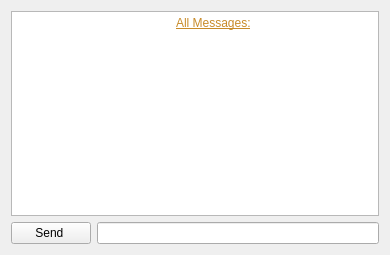
<?xml version="1.0" encoding="UTF-8"?>
<ui version="4.0">
 <class>Widget</class>
 <widget class="QWidget" name="Widget">
  <property name="geometry">
   <rect>
    <x>0</x>
    <y>0</y>
    <width>390</width>
    <height>255</height>
   </rect>
  </property>
  <property name="windowTitle">
   <string>Widget</string>
  </property>
  <layout class="QVBoxLayout" name="verticalLayout_2">
   <item>
    <layout class="QVBoxLayout" name="verticalLayout">
     <item>
      <widget class="QTextEdit" name="allMessages">
       <property name="html">
        <string>&lt;!DOCTYPE HTML PUBLIC &quot;-//W3C//DTD HTML 4.0//EN&quot; &quot;http://www.w3.org/TR/REC-html40/strict.dtd&quot;&gt;
&lt;html&gt;&lt;head&gt;&lt;meta name=&quot;qrichtext&quot; content=&quot;1&quot; /&gt;&lt;meta charset=&quot;utf-8&quot; /&gt;&lt;style type=&quot;text/css&quot;&gt;
p, li { white-space: pre-wrap; }
hr { height: 1px; border-width: 0; }
li.unchecked::marker { content: &quot;\2610&quot;; }
li.checked::marker { content: &quot;\2612&quot;; }
&lt;/style&gt;&lt;/head&gt;&lt;body style=&quot; font-family:'Segoe UI'; font-size:9pt; font-weight:400; font-style:normal;&quot;&gt;
&lt;p style=&quot; margin-top:0px; margin-bottom:0px; margin-left:0px; margin-right:0px; -qt-block-indent:0; text-indent:0px;&quot;&gt;		&lt;span style=&quot; text-decoration: underline; color:#c88b29;&quot;&gt;All Messages:&lt;/span&gt;&lt;/p&gt;&lt;/body&gt;&lt;/html&gt;</string>
       </property>
      </widget>
     </item>
     <item>
      <layout class="QHBoxLayout" name="horizontalLayout">
       <item>
        <widget class="QPushButton" name="sendButton">
         <property name="text">
          <string>Send </string>
         </property>
        </widget>
       </item>
       <item>
        <widget class="QLineEdit" name="message"/>
       </item>
      </layout>
     </item>
    </layout>
   </item>
  </layout>
 </widget>
 <resources/>
 <connections/>
</ui>
